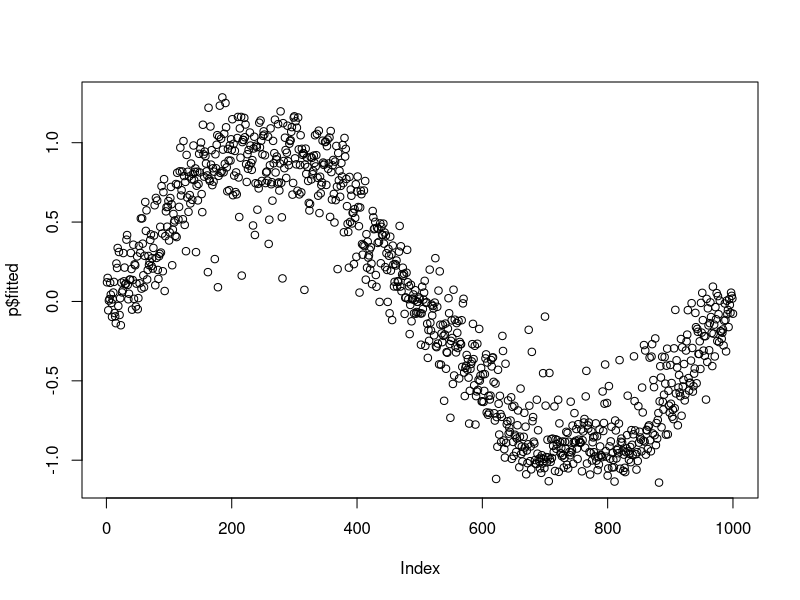

The R source for this figure:
## Fitting a back prop network to the data.
## [2021-07-18 Sun]


require(nnet)

left <- scan("data/image1.txt", nlines=1)
right <- scan("data/image2.txt", nlines=1)
z <- scan("data/shifts.txt", nlines=1)

inputs <- matrix(0, 1000, 10)
outputs <- rep(0, 1000)
p <- 1

for (i in 1:1000) {
  inputs[i,1:5] <- left[p:(p+4)]
  inputs[i,6:10] <- right[p:(p+4)]
  outputs[i] <- z[p+2]
  p <- p + 7
}

## Note the network has 121 weights rather than 120 as before -- the output unit
## has a bias unit too.

p = nnet(inputs, outputs, size=10, linout=T)

png(file="fitted_bp.png")
plot(p$fitted)
dev.off()
